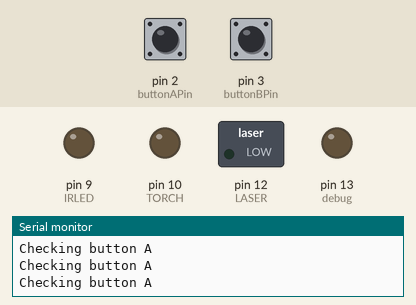
The sketch below on a simulated Arduino Pro Mini, built with avr-gcc and run on an emulated ATmega328P. Parts: switched loads named in the sketch (green lamp = pin HIGH), output pins drawn as LEDs (lit = HIGH), the last lines printed to the serial monitor. The test bench sets the inputs (shaded band); at power-on: pin 2 (buttonAPin) LOW, pin 3 (buttonBPin) LOW.

Above: at 1.2 s.
1.3 s: pin 2 (buttonAPin) pulled HIGH for 0.15 s
2.9 s: pin 3 (buttonBPin) pulled HIGH for 1 s
At 3.9 s:
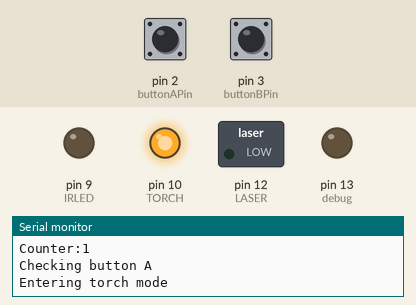
Timing chart, 0 to 5.9 s (numbered marks = the images above; inputs shaded):
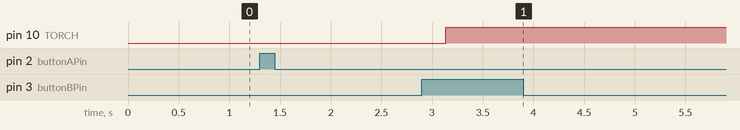

The sketch:

Sonic_Probe.ino
```cpp
// Super Probe
//Pro Mini, each output is (almost) 5V and a max of 40mAh,
//it would be nice to reduce the individual stress of each pin
//to at least 20mAh.

// Used tutorials/libraries:
// http://hackaday.com/2013/11/20/primer-tutorials-for-arduino-ir-remote-cloning-and-keyboard-simulation/
// http://arduino.cc/en/Tutorial/InputPullupSerial
// http://arduino.cc/en/Tutorial/buttonStateChange
// https://code.google.com/p/clickbutton/
// http://www.instructables.com/id/TV-Volume-Loudness-Guard-using-Arduino/?ALLSTEPS
// http://www.righto.com/2010/03/understanding-sony-ir-remote-codes-lirc.html
// https://learn.sparkfun.com/tutorials/ir-communication/transmitting-ir-example
// https://learn.adafruit.com/tv-b-gone-kit/design-notes
// https://github.com/shirriff/Arduino-IRremote
// https://learn.adafruit.com/ir-sensor
// http://www.righto.com/2009/12/tv-b-gone-for-arduino.html
//
//Functions:
// 0 - Go to sleep
// 1 - Torch (Short -> toggle, long -> stay on until no pressed)
// 2 - Laser (Short -> toggle, long -> stay on until no pressed)
// 3 - Turn on/off the class projector (Mitsubishi) and some TVs I use.
// 4 - TV-B-Gone
// 5 - Just sound
// 6 - Auto go to sleep

// LIBRARIES
//#include "main.h" //TVB related
//#include <avr/pgmspace.h> //TVB related
#include <avr/sleep.h>
#include <IRremote.h>


#define REPEAT_TX         3 // how many times to transmit the IR remote code
#define IRLED        9     // LED used to blink
// This one is tricky. You need to check in ~/sketchbook/libraries/IRremote
// for the pin you can use. I, having the pushbutton in Pin3 and having a Pro
// mini, selected 9. By default, it's 3.

IRsend irsend; // instantiate IR object
const int buttonAPin = 2;     // the number of the pushbutton pin
const int buttonBPin = 3;     // the number of the pushbutton pin

// #include <avr/sleep.h> // Low consumption, to implement
// CONSTANTS AND VARIABLES


// click, see the table at the start of the code for +info.
// In an update, I'll use an ear bud as a speaker, with a low
// resistor. I think will be able to get a nice enough sounds.
// I still don't know how am I going to do the sound.
//const int speaker = 4;
const int TORCH = 10;
const int LASER = 12;
const int debug = 13;
int buttonAState = 0;         // variable for reading the pushbutton status
int buttonBState = 0;         // variable for reading the pushbutton status
int buttonAPushCounter = 0;   // counter for the number of
                              //button presses


void setup()
{
  Serial.begin(9600);
  pinMode(buttonAPin, INPUT);
  pinMode(buttonBPin, INPUT);
  pinMode(IRLED, OUTPUT);
  pinMode(TORCH, OUTPUT);
  pinMode(LASER, OUTPUT);
  pinMode(debug, OUTPUT);
  Serial.println("Starting void loop");
}

void loop()
{
  //Here, we check the buttons.
  //First, we check button A:
  Serial.println("Checking button A");
  buttonAState = digitalRead(buttonAPin);
  if (buttonAState == HIGH) {  //Button A has been pressed, what to do?
    Serial.println("Button A is pressed");
    buttonAPushCounter++;      //Adding +1 to the counter
      Serial.println(buttonAPushCounter);
    while (buttonAState == HIGH) { delay(10);   buttonAState = digitalRead(buttonAPin);}
  }
  else { //Button A hasn't been pressed, what to do?
         //Nothing
  }
  //Now, we check button B:
//  Serial.println("Checking button B");
  buttonBState = digitalRead(buttonBPin);
  if (buttonBState == HIGH) {  //Button B has been pressed, what to do?
                               //We check the counter from button A
        if (buttonAPushCounter == 0) {sleepNow();}            //Zzzz time to Sleep
        if (buttonAPushCounter == 1) {torch();}            //Torch mode
        if (buttonAPushCounter == 2) {laser();}            //Laser mode
        if (buttonAPushCounter == 3) {irmode();}  //IR mode
//        if (buttonAPushCounter == 4) {goto tvbgone;}          //TVBgone mode
//        if (buttonAPushCounter == 5) {goto onlysound;}        //Only sound
        if (buttonAPushCounter >> 5) {sleepNow();}            //Zzzz time to Sleep
  }
  else { //Button B hasn't been pressed, what to do?
         //Nothing
  }
  if (buttonAPushCounter != 0) { //Showing Button a push counter if it's not 0
  Serial.print("Counter:"); Serial.println(buttonAPushCounter); }
}


void torch() // Torch mode! We have two modes, toggle and not toggle.
{            // We'll have the torch on 200ms before choosing
  Serial.println("Entering torch mode");
  delay(200);//Now we'll chose! If it's unpressed -> toggle mode
             //                 If it's pressed -> on while pressed
  buttonBState = digitalRead(buttonBPin); // We read button B
  if (buttonBState == HIGH) { //If it's pressed -> on while pressed
    // turn LED on:
    digitalWrite(TORCH, HIGH);
    while (buttonBState == HIGH) { delay(10);   buttonBState = digitalRead(buttonBPin);}
  }
  else {                      //If it's unpressed -> toggle mode
//[TO DO]
  }
  sleepNow();
}

void laser() //This code is the same from the torch, but changing TORCH for LASER
{            // We'll have the torch on 200ms before choosing
  Serial.println("Entering laser mode");
  delay(200);//Now we'll chose! If it's unpressed -> toggle mode
             //                 If it's pressed -> on while pressed
  buttonBState = digitalRead(buttonBPin); // We read button B
  if (buttonBState == HIGH) { //If it's pressed -> on while pressed
    // turn LED on:
    digitalWrite(LASER, HIGH);
    while (buttonBState == HIGH) { delay(10);   buttonBState = digitalRead(buttonBPin);}
  }
  else {                      //If it's unpressed -> toggle mode
//[TO DO]
  }
  sleepNow();
}

void irmode()
{
 digitalWrite(IRLED,HIGH);  // LED on
    delay(100);
//Turn on projector:
      unsigned int S_pwr3[36]={4150,500,500,500,500,500,500,500,500,500,1500,500,1500,500,1500,500,1500,500,4100,500,500,500,1500,500,500,500,500,500,500,500,500,500,1500,500,500,500};
    for (int txCount = 0; txCount < REPEAT_TX; txCount++) { // how many times to transmit the IR remote  code
      irsend.sendRaw(S_pwr3,36,38); // Change to match your remote protocol
    }                              // Syntax: (rawbuf (On/Off timing in usecs, rawlen (number of entries), frequency (38?))
    delay(1000);
// REMOTE_COde 0x1548008 ?


//Turn off Sony Trinitron TV:
    for (int txCount = 0; txCount < REPEAT_TX; txCount++) { // how many times to transmit the IR remote  code
      irsend.sendSony(0xA90 , 12); // Change to match your remote protocol
    }                              // Syntax: (REMOVE_CODE, REMOTE_BIT)
    delay(1000);

//Turn on Sony Trinitron TV&Switch to AV (TDT):
    for (int txCount = 0; txCount < REPEAT_TX; txCount++) { // how many times to transmit the IR remote  code
      irsend.sendSony(0x10 , 12); // Change to match your remote protocol
    }                             // Syntax: (REMOVE_CODE, REMOTE_BIT)
    delay(2000); //Have to wait a little before switching to AV
    for (int txCount = 0; txCount < REPEAT_TX; txCount++) { // how many times to transmit the IR remote  code
      irsend.sendSony(0xA50 , 12); // Change to match your remote protocol
     }                             // Syntax: (REMOVE_CODE, REMOTE_BIT)


      delay(100);
    sleepNow();
}


void sleepNow()
{
  Serial.println("Going to sleep");
  buttonAPushCounter = 0;
  pinMode(IRLED, LOW);
  pinMode(TORCH, LOW);
  pinMode(LASER, LOW);
  pinMode(debug, LOW);

  delay(1000000);  // The code, by now, will die here. This part is
                   // yet to implement, check the next comment!

///// After this, I got this part from Ken Shirriff's blog and the
//modification he did to the Adafruit's TV-B-Gone.
//I don't know how it works, yet, this will last thing I'm going to
//do, first I want to make that main functions work. I'm not worried
//right now about battery, as I have "2000"mAh (Despite not having
//tested them, I'm sure that the batteries are overrated).
/////

//  set_sleep_mode(buttonAPin);                    // sleep mode is set here
//
//  sleep_enable();                             // enables the sleep bit in the mcucr register
//
//  attachInterrupt(0, wakeUpNow, LOW);         // use interrupt 0 (pin 2) and run function
//  // wakeUpNow when pin 2 gets LOW
//
//  sleep_mode();                               // here the device is actually put to sleep!!
//  // THE PROGRAM CONTINUES FROM HERE ON WAKE
//
//  sleep_disable();                            // first thing after waking, disable sleep
//
//  detachInterrupt(0);                         // disables int 0 as the wakeupnow code will
//                                              // not be executed during normal runtime
}
//
//void wakeUpNow()
//{
//  // any needed wakeup code can be placed here
//}
```

Measured:
- after the input at 2.9 s, pin 10 (TORCH): LOW → HIGH after 0.24 s
